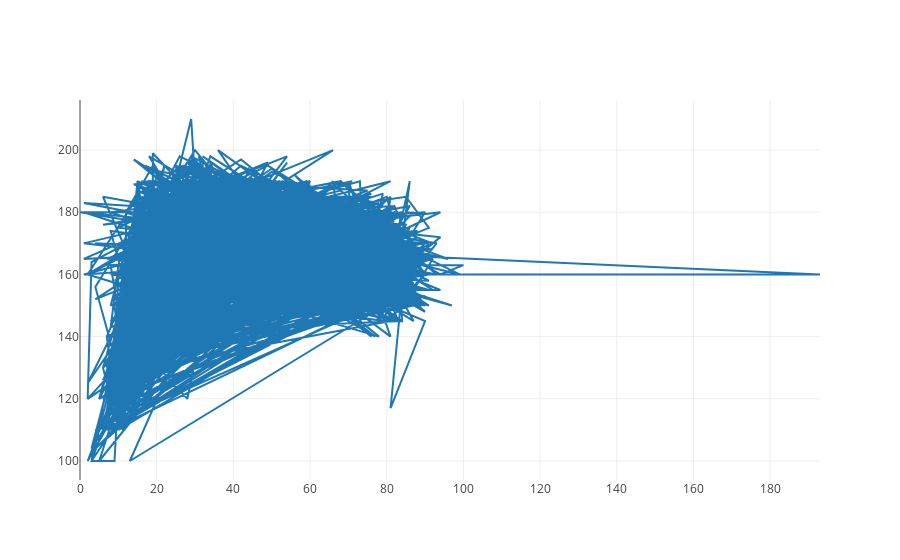

Notebook source saved alongside this figure:
### Code cell
iplot([{'x': s, 'y': q, 'mode': 'lines'}])

### Figure 1 — Plotly figure (JSON) as saved in the notebook; plotly's stock layout.template omitted (floating-point values rounded to 4 significant figures; data arrays with more than 128 entries replaced by an {"elided": "..."} marker saying what was removed)
{"data": [{"mode": "lines", "type": "scatter", "uid": "95f766cc-5af8-4ab9-b232-bdca2aef26d0", "x": {"elided": "6826 int values"}, "y": {"elided": "6826 int values"}}], "layout": {}}
